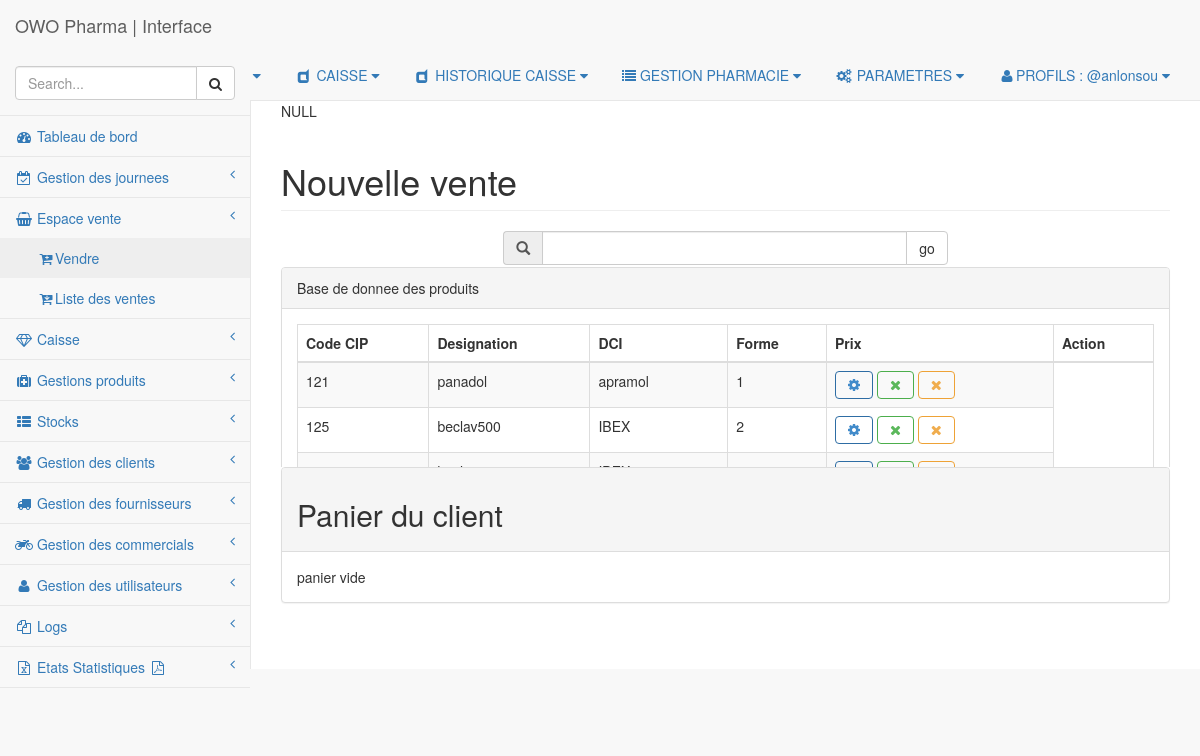
Page /index.php?page=vente (signed in) on the earlier database version.
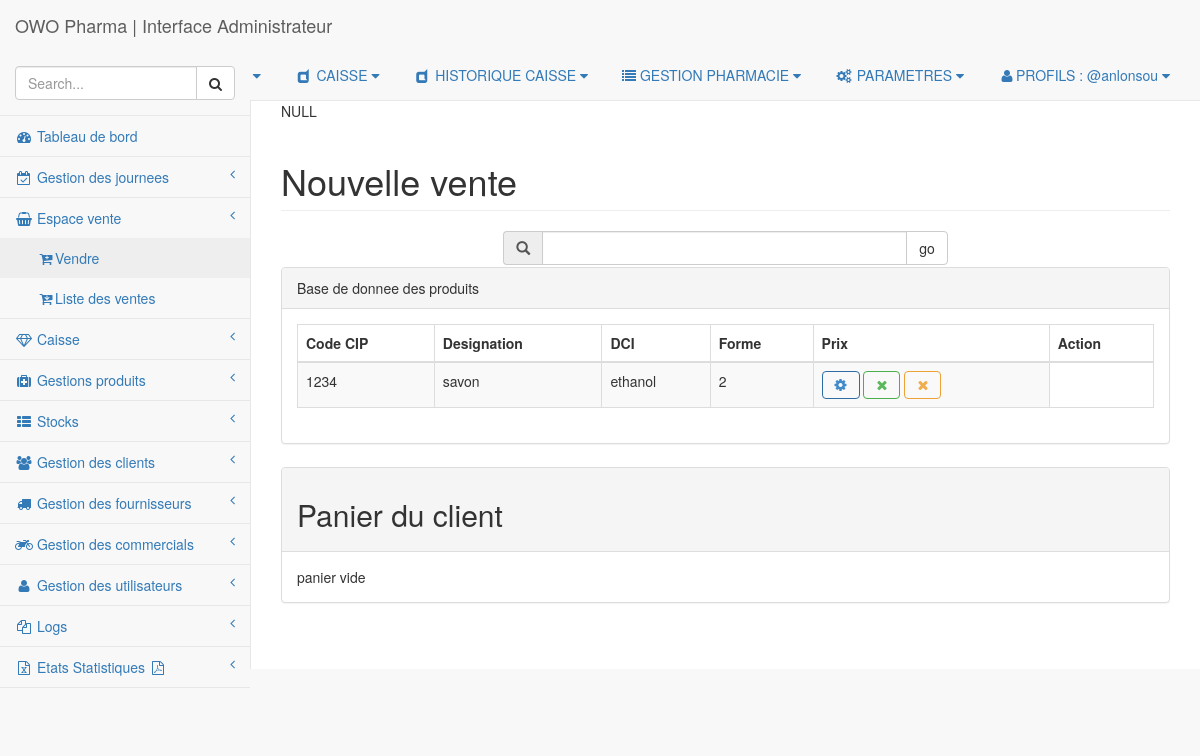
Same page on the later database version.
### tables this page shows
CREATE TABLE `produit` (
  `code_produit` int(10) NOT NULL,
  `code_cip` int(20) NOT NULL,
  `code_barre` int(20) NOT NULL,
  `code_interne` int(20) NOT NULL,
  `code_lab` int(10) NOT NULL,
  `code_clas` int(11) NOT NULL,
  `code_localisation` int(11) NOT NULL,
  `code_exploitant` int(11) NOT NULL,
  `code_specialite` int(11) NOT NULL,
  `code_forme` int(11) NOT NULL,
  `designation` varchar(255) NOT NULL,
  `dci` varchar(255) NOT NULL,
  `Soumis_tva` tinyint(1) NOT NULL,
  `date_commercialisation` date NOT NULL,
  `photo` varchar(100) NOT NULL,
  `date_enregistrement` date NOT NULL,
  `date_mj` date NOT NULL,
  `date_peremption` date NOT NULL,
  `statut` tinyint(1) NOT NULL,
  `prix_achat` float NOT NULL,
  `prix_vente` float NOT NULL,
  `taux_tva` float NOT NULL,
  `multiplicateur` int(2) NOT NULL,
  `reduction` float DEFAULT NULL
);

### controleurs/vente.php (called while the page is built, shortened)
<?php
include_once("/model/vente.php");
include_once("/pages/Entite/Vente/fonctions_panier.php");
	$panier=retournerPanier();
	var_dump($panier);
if (isset($_POST['submit'])) {
$produits = getProduits($_POST['search']);
}else{
$produits = getProduits();
}
require_once('/pages/Entite/vente/ajout_vente.php');

### model/vente.php (called while the page is built, shortened)
<?php
if ( ! function_exists('getProduits')) {
	function getProduits($search='')
	{
		global $bdd;
		$produits = array();
		if (!empty($search)) {
			$q = $bdd->prepare('SELECT * FROM produit where designation like ?');
			$q->execute('%'.$search.'%');
		}else{
		$q = $bdd->query('SELECT * FROM produit');
		$q->execute();
		}
		while ($row = $q->fetchObject()) {
			$produits[] = $row;
		}
		return $produits;
	}
}

### pages/Entite/Vente/fonctions_panier.php (called while the page is built, shortened)
<?php
function retournerPanier()
{
   return $_SESSION['panier'];
}
?>

### pages/Entite/Vente/ajout_vente.php (the view, shortened to what this page needs)
<div class="row">
                <div class="col-lg-12">
                    <h1 class="page-header">Nouvelle vente</h1>
                </div>
                <div class="row">
                <div class="col-sm-6 col-sm-offset-3">
                <form method="post" action='http://localhost/OwoNew/index.php?page=vente'>
                <div class="input-group">
                    <span class="input-group-addon"><span class="glyphicon glyphicon-search"></span></span>
                    <input type="search" name="search" class="form-control">
                     <span class="input-group-btn"><button type="submit" name="submit" class="btn btn-default"> go</button></span>
                </div>
                </form>
                </div>
                <div class="col-lg-12">
                </div>
                <div class="col-sm-6"></div>
                    <form class="form-horizontal">
                    </form>
                </div>
            </div>
            <div class="row">
                <div class="col-lg-12" style="height:200px; overflow:auto;">
                    <div class="panel panel-default">
                        <div class="panel-heading">
                            Base de donnee des produits
                        </div>
                        <div class="panel-body">
                        <?php if (count($produits) > 0): ?>
                            <table width="100%" class="table table-striped table-bordered table-hover" id="dataTables-example">
                                <thead>
                                    <tr>
                                        <th>Code CIP</th>
                                        <th>Designation</th>
                                        <th>DCI</th>
                                        <th>Forme</th>
                                        <th>Prix</th>
                                        <th>Action</th>
                                    </tr>
                                <tbody>
                                <?php foreach ($produits as $produit): ?>
                                    <tr class="odd gradeX">
                                        <td><?php echo $produit->code_cip; ?></td>
                                        <td><?php echo $produit->designation; ?></td>
                                        <td><?php echo $produit->dci; ?></td>
                                        <td ><?php echo $produit->code_forme; ?></td>
                                        <td class="center">
                                            <a class="btn btn-outline btn-primary fa fa-gear" href="#"></a>
                                            <a class="btn btn-outline btn-success fa fa-times" href="?page=vente&amp;code_produit=<?php echo $produit->code_produit; ?>"></a>
                                            <a class="btn btn-outline btn-warning fa fa-times" href="#"></a>
                                        </td>
                                    </tr>
                                <?php endforeach; ?>
                                </tbody>
                            </table>
                            <?php else: ?>
                                    pas de produits
                                <?php endif; ?>
                        </div>
                    </div>
                </div>
            </div>
            <div class="row">
                <div class="col-lg-12">
                    <div class="panel panel-default">
                        <div class="panel-heading">
                            <h2>Panier du client</h2>
                        </div>
                        <div class="panel-body">
                         <?php if (count($panier) > 0): ?>
                            <table width="100%" class="table table-striped table-bordered table-hover" id="dataTables-example">
                                <thead>
                                    <tr>
                                        <th>Code CIP</th>
                                        <th>Designation</th>
                                        <th>DCI</th>
                                        <th>Forme</th>
                                        <th>Prix</th>
                                        <th>Action</th>
                                    </tr>
                                </thead>
                                <tbody>
                                 <?php foreach ($panier as $produit): ?>
                                    <tr class="odd gradeX">
                                        <td></td>
                                        <td><?php echo $produit['designation']; ?></td>
                                        <td>Win 95+</td>
                                        <td class="center">4</td>
                                        <td class="center">xxx</td>
                                        <td class="center">
                                            <a class="btn btn-outline btn-primary fa fa-check" href="#"></a>
                                        </td>
                                    </tr>
                                    <?php endforeach; ?>
                                </tbody>
                            </table>
                            <?php else: ?>
                                    panier vide
                                <?php endif; ?>
                        </div>
                    </div>
                </div>
            </div>
        </div>

### index.php (shortened to what this page needs)
<?php
  $pages=scandir("controleurs/");
  $page=!empty($_GET["page"])?$_GET["page"]:"login";
  if (in_array($page.".php", $pages)) {
    if ($page !== "login") {
      ?>
      <!DOCTYPE html>
      <html lang="fr">
      <?php include("pages/include/headerNormal.php"); ?>
      <body>
          <div id="wrapper">
              <?php include("pages/include/menu.php"); ?>
          </div>
          <div id="page-wrapper">
              <?php include("controleurs/".$page.".php"); ?>
      </body>
      </html>
      <?php
    }
    else
    {
      include("controleurs/".$page.".php");
    }
  }
   else{
     include("controleurs/".$_SESSION["courante_page"].".php");
   }

### pages/include/headerNormal.php (shortened to what this page needs)
<head>
    <link href="assets/vendor/bootstrap/css/bootstrap.min.css" rel="stylesheet">
    <link href="assets/vendor/metisMenu/metisMenu.min.css" rel="stylesheet">
    <link href="assets/dist/css/sb-admin-2.css" rel="stylesheet">
    <link href="assets/dist/css/popup.css" rel="stylesheet">
    <link href="assets/vendor/morrisjs/morris.css" rel="stylesheet">
    <link href="assets/vendor/font-awesome/css/font-awesome.min.css" rel="stylesheet" type="text/css">
    <link href="assets/dist/css/bootstrap-datepicker3.css" rel="stylesheet" type="text/css">
</head>

### pages/include/menu.php (shortened to what this page needs)
<nav class="navbar navbar-default navbar-static-top" role="navigation" style="margin-bottom: 0">
            <div class="navbar-header">
                <a class="navbar-brand" href="?page="> OWO Pharma | Interface <?php echo $_SESSION['Auth']->designation ; ?>   </a>
            </div>
            <ul class="nav navbar-top-links navbar-right">
                <li class="dropdown">
                    <a class="dropdown-toggle" data-toggle="dropdown" href="#">
                        <i class="fa fa-shopping-basket fa-fw"></i> VENTE <i class="fa fa-caret-down"></i>
                    </a>
                </li>
                <li class="dropdown">
                    <a class="dropdown-toggle" data-toggle="dropdown" href="#">
                        <i class="fa fa-dashcube fa-fw"></i> CAISSE <i class="fa fa-caret-down"></i>
                    </a>
                </li>
			 <li class="dropdown">
                    <a class="dropdown-toggle" data-toggle="dropdown" href="#">
                        <i class="fa fa-dashcube fa-fw"></i> HISTORIQUE CAISSE <i class="fa fa-caret-down"></i>
                    </a>
                </li>
			 <li class="dropdown">
                    <a class="dropdown-toggle" data-toggle="dropdown" href="#">
                        <i class="fa fa-gear fa-list"></i> GESTION PHARMACIE <i class="fa fa-caret-down"></i>
                    </a>
                        </li>
                    </ul>
                <li class="dropdown">
                    <a class="dropdown-toggle" data-toggle="dropdown" href="#">
                        <i class="fa fa-gears fa-fw"></i> PARAMETRES <i class="fa fa-caret-down"></i>
                    </a>
                </li>
                <li class="dropdown">
                    <a class="dropdown-toggle" data-toggle="dropdown" href="#">
                        <i class="fa fa-user fa-fw"></i>PROFILS : <?php echo $_SESSION['Auth']->login ;?> <i class="fa fa-caret-down"></i>
                    </a>
                </li>
            <div class="navbar-default sidebar" role="navigation">
                <div class="sidebar-nav navbar-collapse">
                    <ul class="nav" id="side-menu">
                        <li class="sidebar-search">
                            <div class="input-group custom-search-form">
                                <input type="text" class="form-control" placeholder="Search...">
                                <span class="input-group-btn">
                                <button class="btn btn-default" type="button">
                                    <i class="fa fa-search"></i>
                                </button>
                            </span>
                            </div>
                        </li>
                        <li>
                            <a href="index.php?page=acceuil"><i class="fa fa-dashboard fa-fw"></i> Tableau de bord </a>
                        </li>
						<li>
                                    <a href="#"><i class="fa fa-calendar-check-o fa-fw"></i> Gestion des journees<span class="fa arrow"></span></a>
                                </li>
                        <li>
                            <a href="?page="><i class="fa fa-shopping-basket fa-fw"></i> Espace vente<span class="fa arrow"></span></a>
                            <ul class="nav nav-second-level">
                                <li>
                                    <a href="index.php?page=vente"><i class="fa fa-cart-plus fa-fw"></i>Vendre</a>
                                </li>
                                <li>
                                    <a href="index.php?page=liste_vente"><i class="fa fa-cart-arrow-down fa-fw"></i>Liste des ventes</a>
                                </li>
                            </ul>
                        </li>
						<li>
                            <a href="?page="><i class="fa fa-diamond fa-fw"></i> Caisse<span class="fa arrow"></span></a>
                        </li>
                        <li>
                            <a href="#"><i class="fa fa-medkit fa-fw"></i> Gestions produits<span class="fa arrow"></span> </a>
                        </li>
                        <li>
                            <a href="?page="><i class="fa fa-th-list fa-fw"></i> Stocks<span class="fa arrow"></span> </a>
                        </li>
                        <li>
                            <a href="?page="><i class="fa fa-users fa-fw"></i> Gestion des clients<span class="fa arrow"></span></a>
                        </li>
						 <li>
                                    <a href="#"><i class="fa fa-truck fa-fw"></i> Gestion des fournisseurs<span class="fa arrow"></span></a>
                                </li>
                                <li>
                                    <a href="#"><i class="fa fa-motorcycle fa-fw"></i> Gestion des commercials<span class="fa arrow"></span></a>
                                </li>
						<li>
                             <a href="?page="><i class="fa fa-user fa-fw"></i> Gestion des utilisateurs<span class="fa arrow"></span></a>
                                </li>
						<li>
                            <a href="?page=logs"><i class="fa fa-files-o fa-fw"></i> Logs<span class="fa arrow"></span></a>
                        </li>
                        <li>
                            <a href="?page="><i class="fa fa-file-excel-o fa-fw"></i> Etats Statistiques <i class="fa fa-file-pdf-o fa-fw"></i><span class="fa arrow"></span></a>
                        </li>
                    </ul>
                </div>
            </div>
        </nav>

Differences in the rows shown:
removed produit: code_cip "121", designation "panadol", dci "apramol", code_forme "1", code_produit 1 (drawn)
removed produit: code_cip "125", designation "beclav500", dci "IBEX", code_forme "2", code_produit 2 (drawn)
removed produit: code_produit 3 (drawn)
added produit: code_cip "1234", designation "savon", dci "ethanol", code_forme "2", code_produit 1 (drawn)
Other differences:
$_SESSION['Auth']->designation: (not shown) → "Administrateur"
